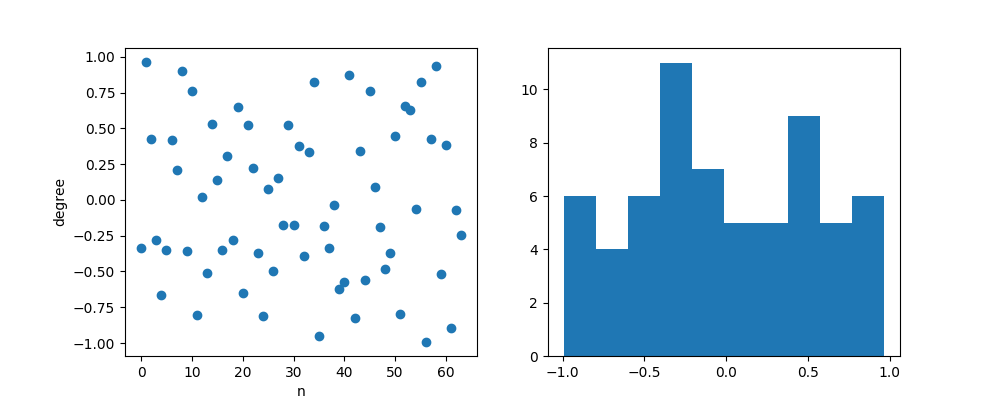

Write Python code to recreate this figure.
import numpy as np
import matplotlib.pyplot as plt
 
N = 64

x = np.random.uniform(-1, 1, N)

fig, (axL, axR) = plt.subplots(ncols=2, figsize=(10,4))

axL.set_xlabel("n")
axL.set_ylabel("degree")
axL.plot(x, 'o')

# ヒストグラムを出力
axR.hist(x)

fig.show()
fig.savefig("4_10_a.png")